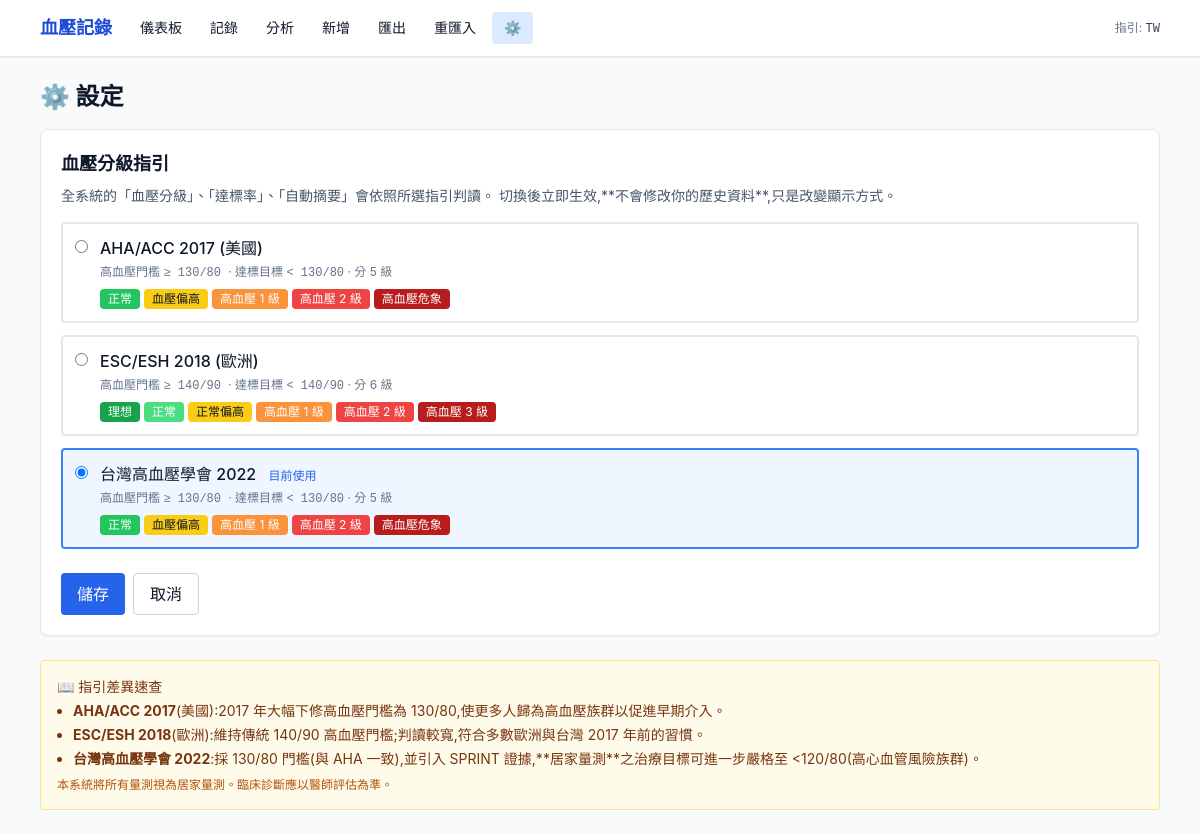
The page /settings on the database its author committed.
### tables this page shows
CREATE TABLE user_settings (
                user_id INTEGER NOT NULL DEFAULT 1 REFERENCES users(id),
                key TEXT NOT NULL,
                value TEXT,
                updated_at TIMESTAMP DEFAULT CURRENT_TIMESTAMP,
                PRIMARY KEY(user_id, key)
            );

### app/routes.py (the view)
    @app.route("/settings", methods=["GET", "POST"])
    def settings_page():
        if request.method == "POST":
            new_gid = request.form.get("guideline", "").strip()
            if new_gid not in {gid for gid, _ in guidelines.all_options()}:
                abort(400, "未知的 guideline")
            db.set_setting("bp_guideline", new_gid)
            return redirect(url_for("settings_page", saved=1))
        saved = request.args.get("saved") == "1"
        return render_template("settings.html",
                               current_id=g.guideline_id,
                               current=g.guideline,
                               options=guidelines.all_options(),
                               all_guidelines_meta=guidelines.GUIDELINES,
                               saved=saved)

### app/db.py (called while the page is built)
def get_db_path():
    return Path(os.environ.get("BP_DB_PATH", DEFAULT_DB))

def get_db():
    conn = sqlite3.connect(get_db_path())
    conn.row_factory = sqlite3.Row
    conn.execute("PRAGMA foreign_keys = ON")
    return conn

def query(sql, params=()):
    with get_db() as conn:
        return [dict(r) for r in conn.execute(sql, params).fetchall()]

def get_setting(key: str, default=None, user_id: int = 1):
    rows = query("SELECT value FROM user_settings WHERE user_id=? AND key=?", (user_id, key))
    return rows[0]["value"] if rows else default

### app/guidelines.py (called while the page is built)
def get(guideline_id: str) -> dict:
    return GUIDELINES.get(guideline_id) or GUIDELINES[DEFAULT_GUIDELINE]

def all_options():
    return [(gid, g["label"]) for gid, g in GUIDELINES.items()]

### app/templates/settings.html (shortened to what this page needs)
{% extends "base.html" %}
{% block content %}
<h1 class="text-2xl font-bold mb-4">⚙️ 設定</h1>
<div class="bg-white p-5 rounded-lg shadow-sm border border-slate-200 mb-6">
  <h2 class="font-bold text-lg mb-2">血壓分級指引</h2>
  <p class="text-sm text-slate-600 mb-4">
    全系統的「血壓分級」、「達標率」、「自動摘要」會依照所選指引判讀。
    切換後立即生效,**不會修改你的歷史資料**,只是改變顯示方式。
  </p>
  <form method="POST" class="space-y-3">
    {% for gid, label in options %}
      {% set meta = all_guidelines_meta[gid] %}
      <label class="flex items-start gap-3 p-3 rounded border-2
        {% if current_id == gid %}border-blue-500 bg-blue-50{% else %}border-slate-200 hover:bg-slate-50{% endif %}
        cursor-pointer transition">
        <input type="radio" name="guideline" value="{{ gid }}"
               {% if current_id == gid %}checked{% endif %}
               class="mt-1">
        <div class="flex-1">
          <div class="font-medium">{{ label }}
            {% if current_id == gid %}<span class="text-xs text-blue-600 ml-2">目前使用</span>{% endif %}
          </div>
          <div class="text-xs text-slate-500 mt-1">
            高血壓門檻
            <span class="font-mono">
              {% if gid == 'esc2018' %}≥ 140/90{% else %}≥ 130/80{% endif %}
            </span>
            · 達標目標
            <span class="font-mono">&lt; {{ meta.target_sys }}/{{ meta.target_dia }}</span>
            · 分 {{ meta.levels|length }} 級
          </div>
          <div class="mt-2 flex flex-wrap gap-1 text-xs">
            {% for k, lab, sr, dr, color_cls in meta.levels %}
              <span class="px-2 py-0.5 rounded {{ color_cls }}">{{ lab }}</span>
            {% endfor %}
          </div>
        </div>
      </label>
    {% endfor %}
    <div class="pt-3 flex gap-2">
      <button type="submit" class="px-4 py-2 bg-blue-600 hover:bg-blue-700 text-white rounded">儲存</button>
      <a href="{{ url_for('dashboard') }}" class="px-4 py-2 border border-slate-300 hover:bg-slate-100 rounded">取消</a>
    </div>
  </form>
</div>
<div class="bg-amber-50 border border-amber-200 rounded p-4 text-sm text-amber-900">
  <div class="font-medium mb-1">📖 指引差異速查</div>
  <ul class="space-y-1 ml-4 list-disc">
    <li><strong>AHA/ACC 2017</strong>(美國):2017 年大幅下修高血壓門檻為 130/80,使更多人歸為高血壓族群以促進早期介入。</li>
    <li><strong>ESC/ESH 2018</strong>(歐洲):維持傳統 140/90 高血壓門檻;判讀較寬,符合多數歐洲與台灣 2017 年前的習慣。</li>
    <li><strong>台灣高血壓學會 2022</strong>:採 130/80 門檻(與 AHA 一致),並引入 SPRINT 證據,**居家量測**之治療目標可進一步嚴格至 &lt;120/80(高心血管風險族群)。</li>
  </ul>
  <div class="mt-2 text-xs text-amber-700">本系統將所有量測視為居家量測。臨床診斷應以醫師評估為準。</div>
</div>
{% endblock %}

### app/templates/base.html (shortened to what this page needs)
<!DOCTYPE html>
<html lang="zh-TW">
<head>
  <script src="https://cdn.tailwindcss.com"></script>
  <link rel="stylesheet" href="{{ url_for('static', filename='style.css') }}">
</head>
<body class="bg-slate-50 text-slate-900 min-h-screen">
  <nav class="bg-white border-b border-slate-200 sticky top-0 z-50 shadow-sm">
    <div class="max-w-6xl mx-auto px-4 py-3 flex items-center gap-4">
      <a href="{{ url_for('dashboard') }}" class="font-bold text-lg text-blue-700">血壓記錄</a>
      <div class="flex gap-1 text-sm">
        <a href="{{ url_for('dashboard') }}" class="px-3 py-1.5 rounded hover:bg-blue-50 {% if request.endpoint=='dashboard' %}bg-blue-100 text-blue-700 font-medium{% endif %}">儀表板</a>
        <a href="{{ url_for('records_list') }}" class="px-3 py-1.5 rounded hover:bg-blue-50 {% if request.endpoint=='records_list' %}bg-blue-100 text-blue-700 font-medium{% endif %}">記錄</a>
        <a href="{{ url_for('analytics_page') }}" class="px-3 py-1.5 rounded hover:bg-blue-50 {% if request.endpoint=='analytics_page' %}bg-blue-100 text-blue-700 font-medium{% endif %}">分析</a>
        <a href="{{ url_for('add_record') }}" class="px-3 py-1.5 rounded hover:bg-blue-50 {% if request.endpoint=='add_record' %}bg-blue-100 text-blue-700 font-medium{% endif %}">新增</a>
        <a href="{{ url_for('export_page') }}" class="px-3 py-1.5 rounded hover:bg-blue-50 {% if request.endpoint=='export_page' %}bg-blue-100 text-blue-700 font-medium{% endif %}">匯出</a>
        <a href="{{ url_for('reimport_page') }}" class="px-3 py-1.5 rounded hover:bg-blue-50 {% if request.endpoint=='reimport_page' %}bg-blue-100 text-blue-700 font-medium{% endif %}">重匯入</a>
        <a href="{{ url_for('settings_page') }}" class="px-3 py-1.5 rounded hover:bg-blue-50 {% if request.endpoint=='settings_page' %}bg-blue-100 text-blue-700 font-medium{% endif %}" title="設定">⚙️</a>
      </div>
      <div class="ml-auto text-xs text-slate-500">
        指引: <span class="font-mono text-slate-700">{{ guideline.short }}</span>
      </div>
    </div>
  </nav>
  <main class="max-w-6xl mx-auto px-4 py-6">
    {% block content %}{% endblock %}
  </main>
</body>
</html>

### app/static/style.css (style rules this page uses)
body { font-family: -apple-system, BlinkMacSystemFont, "Segoe UI", "PingFang TC", "Microsoft JhengHei", sans-serif; }

### rows shown on the page
user_settings: value "☐ AHA/ACC 2017 (美國) 高血壓門檻 ≥ 130/" "☐ ESC/ESH 2018 (歐洲) 高血壓門檻 ≥ 140/" "☑ 台灣高血壓學會 2022 目前使用 高血壓門檻 ≥ 130/"

### other values the page prints
{{ guideline.short }} "TW"
{{ label }} "AHA/ACC 2017 (美國)" "ESC/ESH 2018 (歐洲)" "台灣高血壓學會 2022"
{{ meta.target_sys }} "130" "140" "130"
{{ meta.target_dia }} "80" "90" "80"
{{ meta.levels|length }} "5" "6" "5"
{{ lab }} "正常" "血壓偏高" "高血壓 1 級" "高血壓 2 級" "高血壓危象" "理想" "正常" "正常偏高" "高血壓 1 級" "高血壓 2 級" "高血壓 3 級" "正常" "血壓偏高" "高血壓 1 級" "高血壓 2 級" "高血壓危象"
